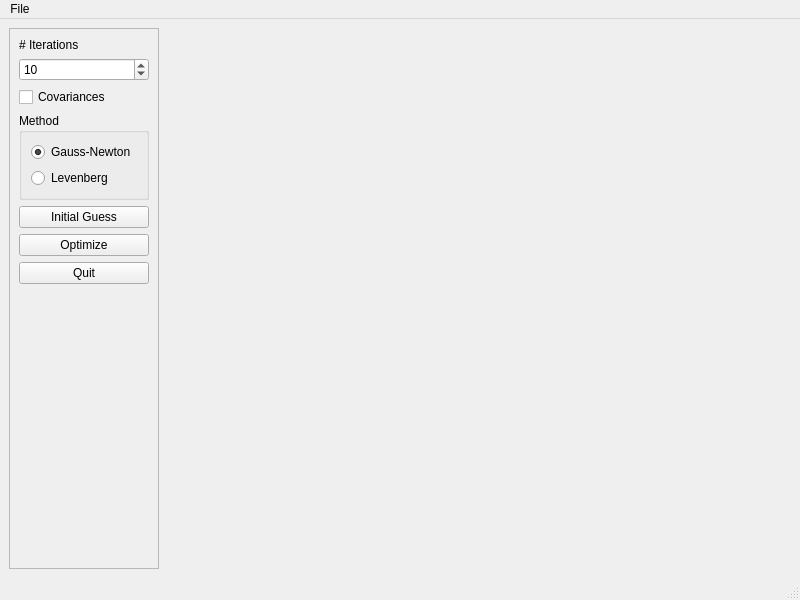
<?xml version="1.0" encoding="UTF-8"?>
<ui version="4.0">
 <class>BaseMainWindow</class>
 <widget class="QMainWindow" name="BaseMainWindow">
  <property name="geometry">
   <rect>
    <x>0</x>
    <y>0</y>
    <width>800</width>
    <height>600</height>
   </rect>
  </property>
  <property name="windowTitle">
   <string>g2o SLAM2D Demo</string>
  </property>
  <widget class="QWidget" name="centralwidget">
   <layout class="QHBoxLayout" name="horizontalLayout">
    <item>
     <widget class="QFrame" name="frame">
      <property name="sizePolicy">
       <sizepolicy hsizetype="Preferred" vsizetype="Preferred">
        <horstretch>0</horstretch>
        <verstretch>0</verstretch>
       </sizepolicy>
      </property>
      <property name="minimumSize">
       <size>
        <width>150</width>
        <height>0</height>
       </size>
      </property>
      <property name="frameShape">
       <enum>QFrame::StyledPanel</enum>
      </property>
      <property name="frameShadow">
       <enum>QFrame::Raised</enum>
      </property>
      <layout class="QVBoxLayout" name="verticalLayout_2">
       <item>
        <widget class="QLabel" name="label">
         <property name="text">
          <string># Iterations</string>
         </property>
        </widget>
       </item>
       <item>
        <widget class="QSpinBox" name="spIterations">
         <property name="minimum">
          <number>1</number>
         </property>
         <property name="maximum">
          <number>100</number>
         </property>
         <property name="value">
          <number>10</number>
         </property>
        </widget>
       </item>
       <item>
        <widget class="QCheckBox" name="cbCovariances">
         <property name="text">
          <string>Covariances</string>
         </property>
        </widget>
       </item>
       <item>
        <widget class="QGroupBox" name="groupBox">
         <property name="title">
          <string>Method</string>
         </property>
         <layout class="QVBoxLayout" name="verticalLayout">
          <item>
           <widget class="QRadioButton" name="rbGauss">
            <property name="text">
             <string>Gauss-Newton</string>
            </property>
            <property name="checked">
             <bool>true</bool>
            </property>
           </widget>
          </item>
          <item>
           <widget class="QRadioButton" name="rbLevenberg">
            <property name="text">
             <string>Levenberg</string>
            </property>
           </widget>
          </item>
         </layout>
        </widget>
       </item>
       <item>
        <widget class="QPushButton" name="btnInitialGuess">
         <property name="text">
          <string>Initial Guess</string>
         </property>
        </widget>
       </item>
       <item>
        <widget class="QPushButton" name="btnOptimize">
         <property name="text">
          <string>Optimize</string>
         </property>
        </widget>
       </item>
       <item>
        <widget class="QPushButton" name="btnQuit">
         <property name="text">
          <string>Quit</string>
         </property>
        </widget>
       </item>
       <item>
        <spacer name="verticalSpacer">
         <property name="orientation">
          <enum>Qt::Vertical</enum>
         </property>
         <property name="sizeHint" stdset="0">
          <size>
           <width>20</width>
           <height>364</height>
          </size>
         </property>
        </spacer>
       </item>
      </layout>
     </widget>
    </item>
    <item>
     <widget class="g2o::Slam2DViewer" name="viewer" native="true">
      <property name="sizePolicy">
       <sizepolicy hsizetype="Preferred" vsizetype="Preferred">
        <horstretch>1</horstretch>
        <verstretch>0</verstretch>
       </sizepolicy>
      </property>
     </widget>
    </item>
   </layout>
  </widget>
  <widget class="QMenuBar" name="menubar">
   <property name="geometry">
    <rect>
     <x>0</x>
     <y>0</y>
     <width>800</width>
     <height>23</height>
    </rect>
   </property>
   <widget class="QMenu" name="menuFile">
    <property name="title">
     <string>File</string>
    </property>
    <addaction name="actionLoad"/>
    <addaction name="actionSave"/>
    <addaction name="separator"/>
    <addaction name="actionQuit"/>
   </widget>
   <addaction name="menuFile"/>
  </widget>
  <widget class="QStatusBar" name="statusbar"/>
  <action name="actionLoad">
   <property name="text">
    <string>Load</string>
   </property>
  </action>
  <action name="actionSave">
   <property name="text">
    <string>Save</string>
   </property>
  </action>
  <action name="actionQuit">
   <property name="text">
    <string>Quit</string>
   </property>
  </action>
 </widget>
 <customwidgets>
  <customwidget>
   <class>g2o::Slam2DViewer</class>
   <extends>QWidget</extends>
   <header>slam2d_viewer.h</header>
   <container>1</container>
  </customwidget>
 </customwidgets>
 <resources/>
 <connections>
  <connection>
   <sender>btnQuit</sender>
   <signal>clicked()</signal>
   <receiver>BaseMainWindow</receiver>
   <slot>close()</slot>
   <hints>
    <hint type="sourcelabel">
     <x>110</x>
     <y>174</y>
    </hint>
    <hint type="destinationlabel">
     <x>167</x>
     <y>26</y>
    </hint>
   </hints>
  </connection>
 </connections>
</ui>
